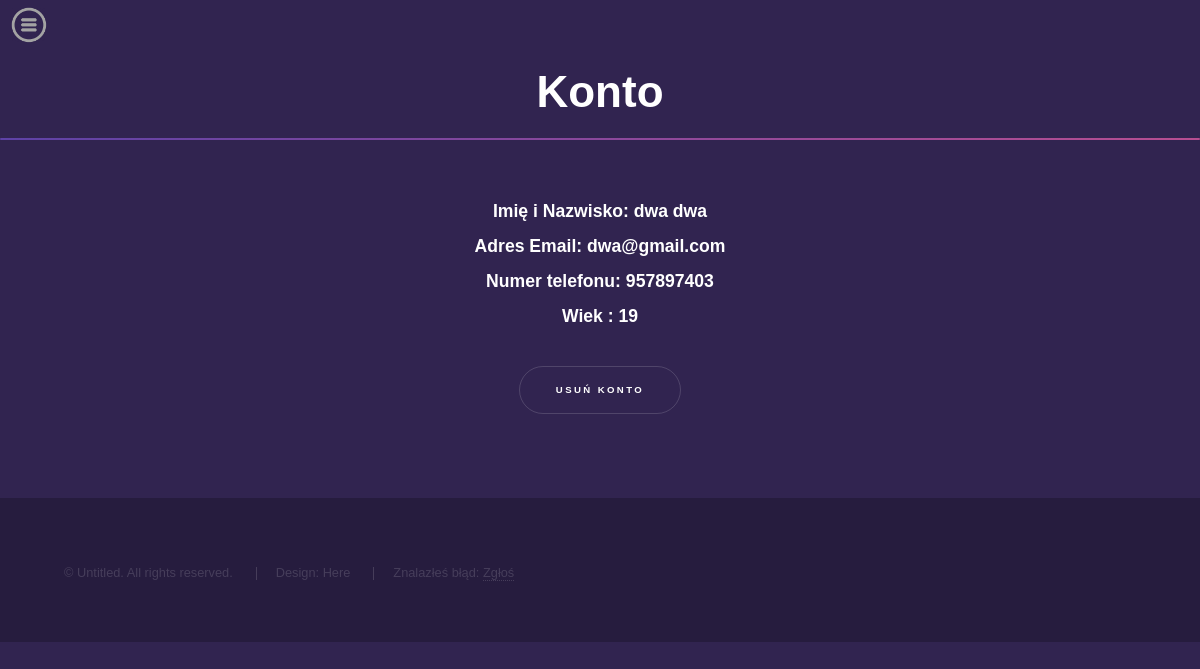
Screenshot of /account (signed in) with the database file from the repository.
### flaskapp/models.py (models this page shows, shortened)
class User(db.Model, UserMixin):
    id = db.Column(db.Integer, primary_key=True)
    username = db.Column(db.String(20), nullable=False)
    email = db.Column(db.String(120), unique=True, nullable=False)
    tel_nr = db.Column(db.String(9),unique=True, nullable=False)
    age = db.Column(db.String(2), nullable=False)
    password = db.Column(db.String(60), nullable=False)
    role = db.Column(db.String(5), default='0')
    posts = db.relationship('Post', backref='author', lazy=True)
    info = db.relationship('Info', backref='author')
    photo = db.relationship('Photo', backref='author')

### flaskapp/routes.py (the view)
@app.route("/account", methods=['GET', 'POST'])
@login_required
def account():
    try:
        name = current_user.username
        email = current_user.email
        tel = current_user.tel_nr
        age = current_user.age
        return render_template('account.html', title='Account', name=name, email=email, tel=tel, age=age,)
    except Exception as e:
        print("Error at ", e)
        log(e, request.path, current_user.id)
        return render_template('error_page.html', error = type(e))

### flaskapp/models.py (called while the page is built)
@login_manager.user_loader
def load_user(user_id):
    return User.query.get(int(user_id))

### flaskapp/templates/account.html
﻿{% extends "layout.html" %}
{% block content %}
<h1 class="major"><center>Konto</center></h1>
<section id="main" class="wrapper">
    <div style="text-align: center">
        <h3>Imię i Nazwisko: {{name}}</h3>
        <h3>Adres Email: {{email}}</h3>
        <h3>Numer telefonu: {{tel}}</h3>
        <h3>Wiek : {{age}}</h3>
        <br />
        <a href="del" class="button">Usuń konto</a>
    </div>
</section>
{% endblock content %}

### flaskapp/static/css/main.css (style rules this page uses)
html, body, div, span, applet, object, iframe, h1, h2, h3, h4, h5, h6, p, blockquote, pre, a, abbr, acronym, address, big, cite, code, del, dfn, em, img, ins, kbd, q, s, samp, small, strike, strong, sub, sup, tt, var, b, u, i, center, dl, dt, dd, ol, ul, li, fieldset, form, label, legend, table, caption, tbody, tfoot, thead, tr, th, td, article, aside, canvas, details, embed, figure, figcaption, footer, header, hgroup, menu, nav, output, ruby, section, summary, time, mark, audio, video { margin: 0; padding: 0; border: 0; font-size: 100%; font: inherit; vertical-align: baseline; }
article, aside, details, figcaption, figure, footer, header, hgroup, menu, nav, section { display: block; }
body { line-height: 1; }
body { -webkit-text-size-adjust: none; }
body { -ms-overflow-style: scrollbar; }
html { box-sizing: border-box; }
*, *:before, *:after { box-sizing: inherit; }
body { background: #312450; }
body, input, select, textarea { color: rgba(255, 255, 255, 0.55); font-family: Arial, Helvetica, sans-serif; font-size: 16.5pt; font-weight: normal; line-height: 1.75; }
@media screen and (max-width: 1680px) { body, input, select, textarea { font-size: 13pt; } }
@media screen and (max-width: 1280px) { body, input, select, textarea { font-size: 12pt; } }
a { -moz-transition: color 0.2s ease, border-bottom-color 0.2s ease; -webkit-transition: color 0.2s ease, border-bottom-color 0.2s ease; -ms-transition: color 0.2s ease, border-bottom-color 0.2s ease; transition: color 0.2s ease, border-bottom-color 0.2s ease; border-bottom: dotted 1px rgba(255, 255, 255, 0.35); color: inherit; text-decoration: none; }
h1, h2, h3, h4, h5, h6 { color: #ffffff; font-weight: bold; line-height: 1.5; margin: 0 0 0.5em 0; }
h1 { font-size: 2.75em; }
h1.major { margin: 0 0 1.3em 0; position: relative; padding-bottom: 0.35em; }
h1.major:after { background-image: -moz-linear-gradient(to right, #5e42a6, #b74e91); background-image: -webkit-linear-gradient(to right, #5e42a6, #b74e91); background-image: -ms-linear-gradient(to right, #5e42a6, #b74e91); background-image: linear-gradient(to right, #5e42a6, #b74e91); -moz-transition: max-width 0.2s ease; -webkit-transition: max-width 0.2s ease; -ms-transition: max-width 0.2s ease; transition: max-width 0.2s ease; border-radius: 0.2em; bottom: 0; content: ''; height: 0.05em; position: absolute; right: 0; width: 100%; }
h3 { font-size: 1.1em; }
input[type="submit"], input[type="reset"], input[type="button"], button, .button { -moz-appearance: none; -webkit-appearance: none; -ms-appearance: none; appearance: none; -moz-transition: border-color 0.2s ease; -webkit-transition: border-color 0.2s ease; -ms-transition: border-color 0.2s ease; transition: border-color 0.2s ease; background-color: transparent; border: solid 1px !important; border-color: rgba(255, 255, 255, 0.15) !important; border-radius: 3em; color: #ffffff !important; cursor: pointer; display: inline-block; font-size: 0.6em; font-weight: bold; height: calc(4.75em + 2px); letter-spacing: 0.25em; line-height: 4.75em; outline: 0; padding: 0 3.75em; position: relative; text-align: center; text-decoration: none; text-transform: uppercase; white-space: nowrap; }
input[type="submit"]:after, input[type="reset"]:after, input[type="button"]:after, button:after, .button:after { -moz-transform: scale(0.25); -webkit-transform: scale(0.25); -ms-transform: scale(0.25); transform: scale(0.25); pointer-events: none; -moz-transition: opacity 0.2s ease, -moz-transform 0.2s ease; -webkit-transition: opacity 0.2s ease, -webkit-transform 0.2s ease; -ms-transition: opacity 0.2s ease, -ms-transform 0.2s ease; transition: opacity 0.2s ease, transform 0.2s ease; background: #ffffff; border-radius: 3em; content: ''; height: 100%; left: 0; opacity: 0; position: absolute; top: 0; width: 100%; }
.wrapper { position: relative; }

### rows the page displays
User: username "dwa dwa", email "dwa@gmail.com", tel_nr "957897403", age "19"
